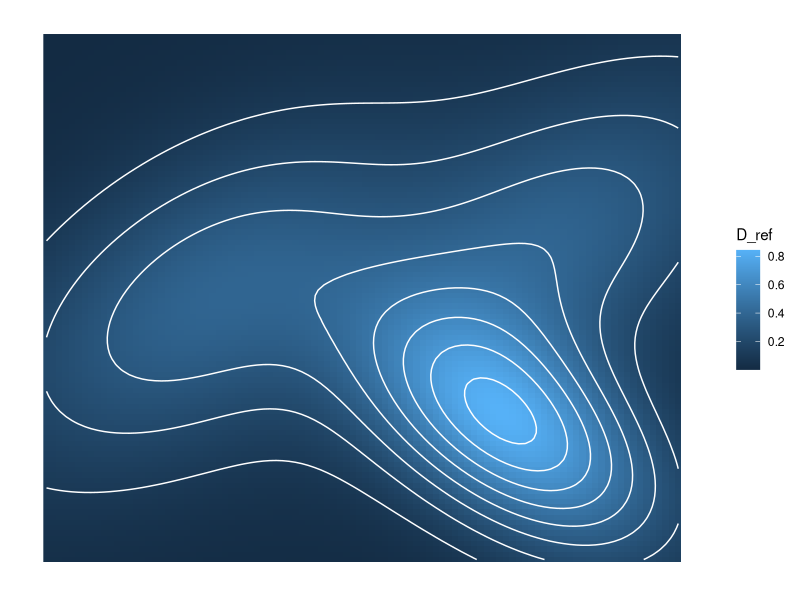
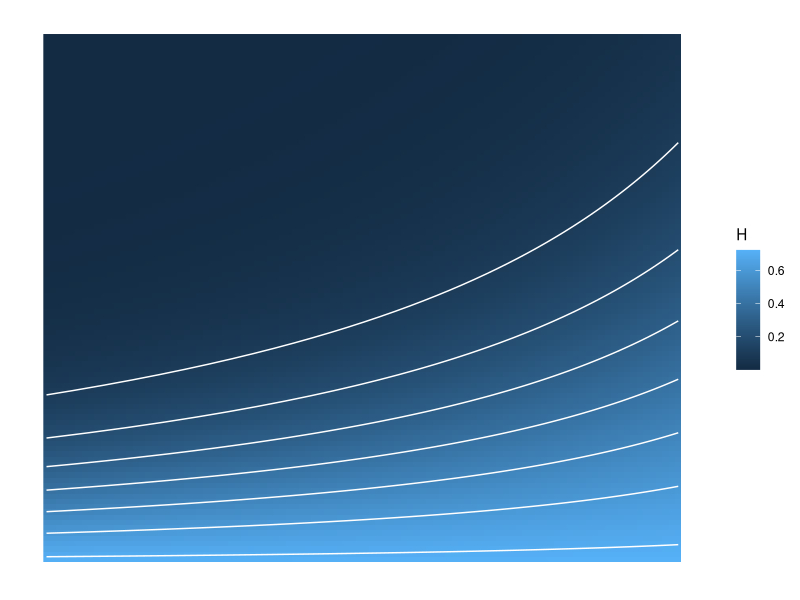
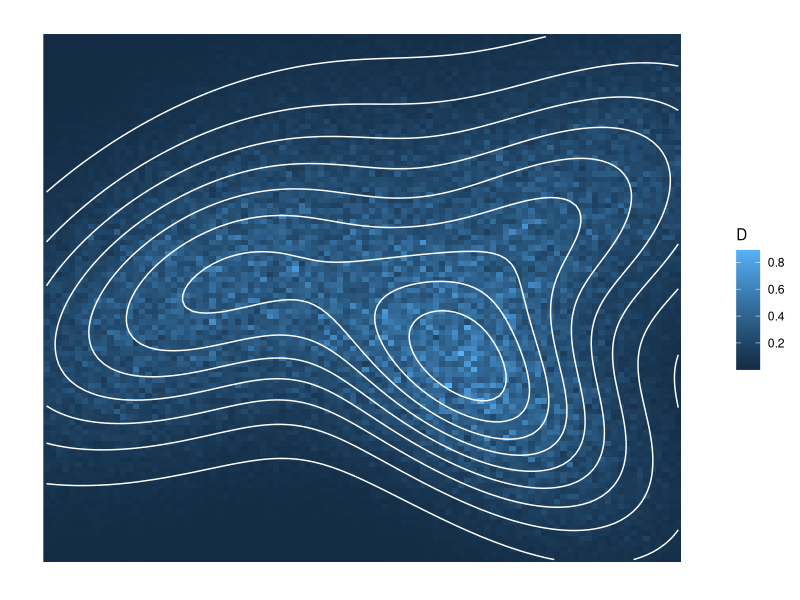
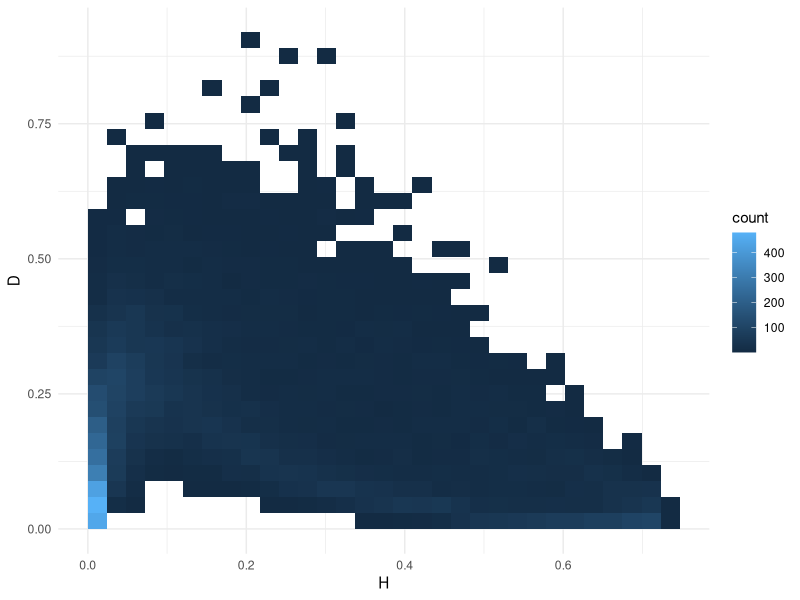
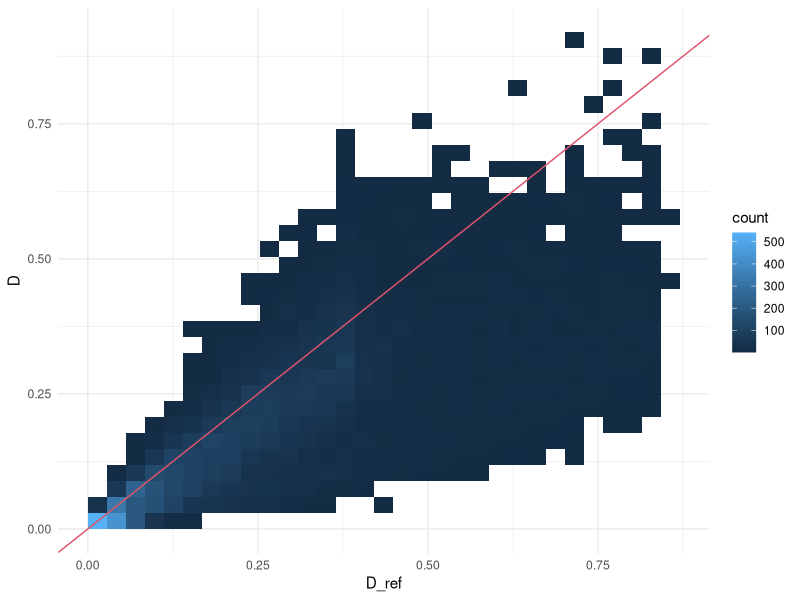
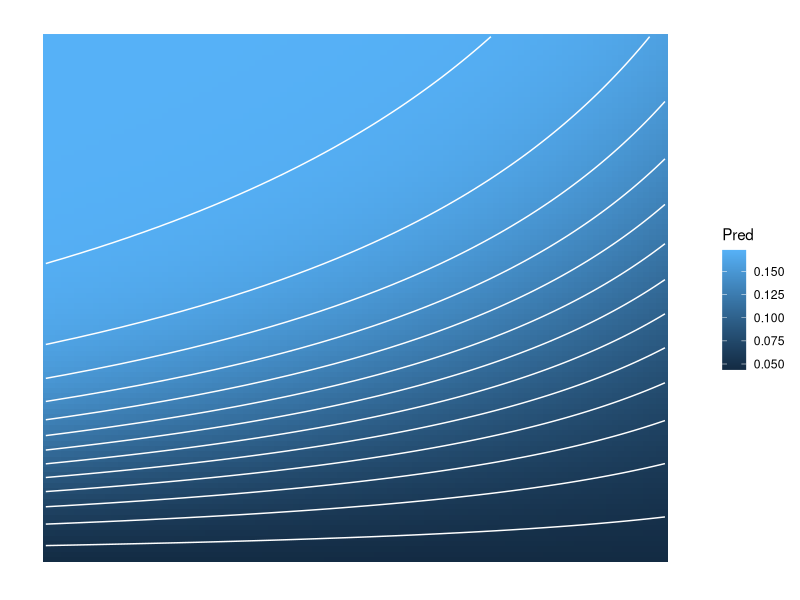
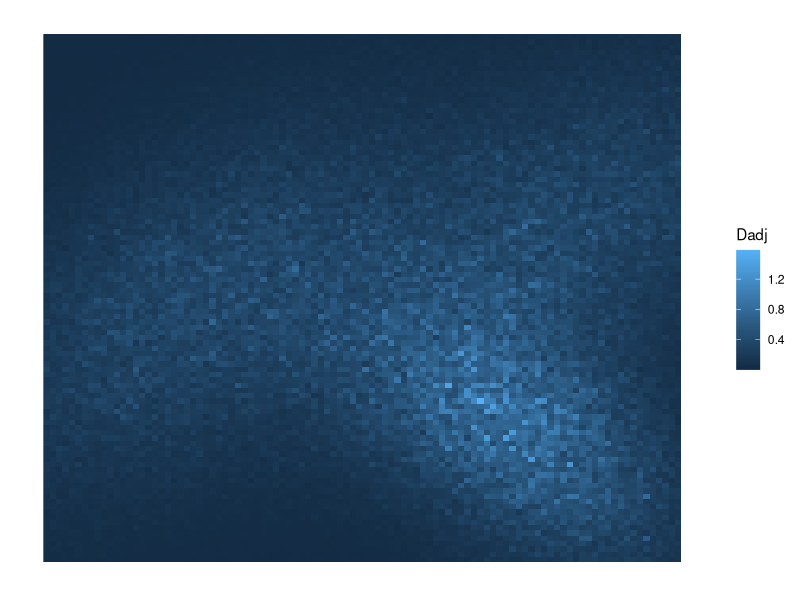
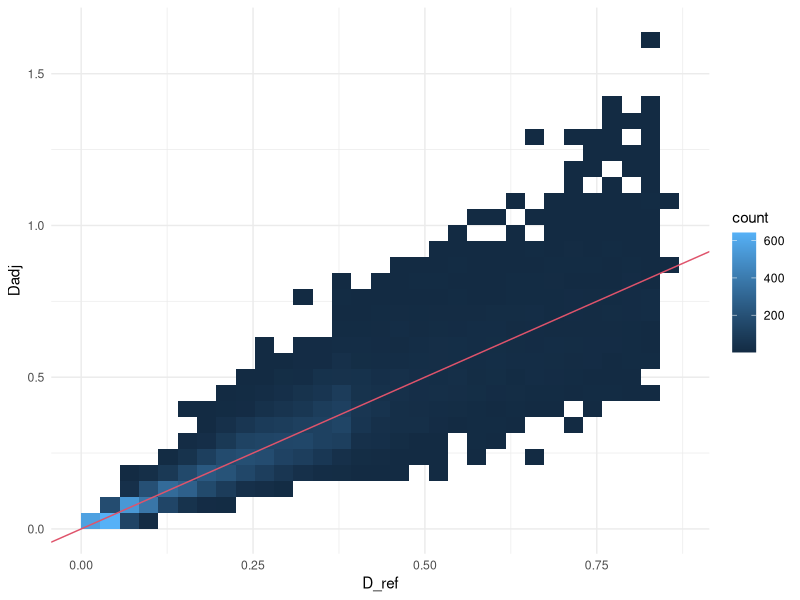

Source code (R) for these figures, in order:
#' ---
#' title: BII calculation for KBA
#' output: pdf_document
#' ---
#'
#' # Objective
#'
#' We are using species specific predicted density values and footprint
#' maps to come up with intactness index.
#' In the absence of 'reference state', we are having trouble
#' defining the index for a single species.
#' (The multi-species version should ideally be an aggregation of
#' single species intactness indices/layers).
#' In this write-up, I am trying to conceptualize a way of defining
#' the index, also making the algorithm explicit.
#'
#' # Notation
#'
#' * Density: $D_{i}$ density of a species in the $i$th pixel/watershed (non-negative number)
#' * Footprint: $H_{i}$ human footprint value in pixel/watershed $i$ (0--1 value, binary or proportion)
#'
#' # Preamble
library(ggplot2)
library(mvtnorm)
set.seed(1)
Theme <- theme_minimal() + theme(
    panel.grid=element_blank(),
    axis.title=element_blank(),
    axis.text=element_blank(),
    axis.ticks=element_blank(),
    axis.line=element_blank())
#' # Dummy data
#'
#' Let's define a grid
## function to make a plot
Extent <- 100
df <- expand.grid(x=1:Extent, y=1:Extent)
#' Reference density surface, i.e. $D$ given $H=0$
df$D_ref <- exp(sin(df$x/100) + cos(df$y/100) -
    sin(df$x/50)^2 + cos(df$y/50)^2 -
    cos(df$x*df$y/2000)) / 100
Sigma1 <- matrix(c(1, 0.5, 0.5, 1)*500, 2, 2)
Sigma2 <- matrix(c(1, -0.5, -0.5, 1)*250, 2, 2)
Sigma3 <- diag(1,2) * 100
df$D_ref <- 1000*(dmvnorm(df[,c("x", "y")], c(25, 50), Sigma1) +
    dmvnorm(df[,c("x", "y")], c(75, 25), Sigma2) +
    dmvnorm(df[,c("x", "y")], c(80, 60), Sigma1))
ggplot(df, aes(x, y, z=D_ref, fill = D_ref)) +
    geom_raster() +
    geom_contour(colour = "white") +
    Theme
#' Human footprint
df$H <- plogis(1 - 10 * df$y/Extent + 6*df$y*df$x/Extent^2)
ggplot(df, aes(x, y, z=H, fill = H)) +
    geom_raster() +
    geom_contour(colour = "white") +
    Theme
#' Now a relationship between $H$ and $D$ to create the
#' density that is $D'=D \mid H$, i.e. conditional on footprint.
#' This is the density we are modelling spatially,
#' and trying to infer about $D$ (which is $D$ given $H=0$).
#' `Effect` is the effect of footprint.
#' We add error to ut (contour shows the expected value, the
#' salt-and-pepper patterns is due to variation)
Effect <- -2
df$Expected <- df$D_ref * exp(Effect * df$H) # expected value
df$D <- df$Expected * exp(rnorm(Extent^2, 0, 0.25)) # error
ggplot(df, aes(x, y, z=Expected, fill = D)) +
    geom_raster() +
    geom_contour(colour = "white") +
    Theme
#' Let's see how the conditional density relates to footprint
ggplot(df, aes(H, D)) +
    geom_bin2d() +
    theme_minimal()
#' and how it relates to the reference density
ggplot(df, aes(D_ref, D)) +
    geom_bin2d() +
    geom_abline(slope=1, col=2) +
    theme_minimal()
#' # Model
#'
#' The model really is:
#' $D = D_{ref} e^{\beta H}$, or on the log scale:
#' $log(D) = log(D_{ref}) + \beta H + error$.
#'
#' We build a model between the predicted density (in the simulation, this
#' is the conditional density `D`) and footprint (`H`)
m <- lm(log(D) ~ H, df)
b <- coef(m)
#' We expect the intercept to be close to the mean of the log reference
#' density (this is what we are trying to estimate after all)
b[1] # intercept
mean(log(df$D_ref)) # mean log reference density
#' The slope should be close to `Effect` ($\beta$) defined above
Effect
b[2]
#' # Intactness
#'
#' Now we want to approximate `D_ref` based on the coefficients, `D`, and `H`.
#' First, let's predict the expected value based on the log-linear model
df$Pred <- exp(b[1] + b[2] * df$H)
ggplot(df, aes(x, y, z=Pred, fill = Pred)) +
    geom_raster() +
    geom_contour(colour = "white") +
    Theme
#' this surface as we see is just a weighted version of `H` because
#' we ignored all other spatial variation.
#' To bring that in, we use the conditional density that we
#' call adjusted density ($D_{adj} = D / e^{\beta H}$)
df$Dadj <- df$D / exp(b[2] * df$H)
ggplot(df, aes(x, y, z=Dadj, fill = Dadj)) +
    geom_raster() +
    Theme
#' this looks very similar to $D_{ref}$
ggplot(df, aes(D_ref, Dadj)) +
    geom_bin2d() +
    geom_abline(slope=1, col=2) +
    theme_minimal()
#'
#' # Intactness
#'
#' There are 2 ways of expressing intactness:
#'
#' 1. spatial representation: the ratio of conditional vs. reference (adjusted density is our estimator for reference density)
#' 2. overall index: this takes the ratio of the sums of the 2 layers
#'
#' Here is the spatial version first: calculate min/max
#' (this forces the index to be < 1 even when $D > D_{ref}$, i.e.
#' the species responds positively to footprint)
df$BI <- pmin(df$D, df$Dadj) / pmax(df$D, df$Dadj)
ggplot(df, aes(x, y, z=BI, fill = BI)) +
    geom_raster() +
    geom_contour(colour = "white") +
    Theme
#' Hmm. This seems a bit curcular. Hope it will work better when $D$ is unknown...
#'
#' Anyways, the regional or overall index is calculated by taking the ratio
#' of the sums (or means):
Nc <- mean(df$D)
Nc
Nr <- mean(df$Dadj)
Nr
min(Nc, Nr) / max(Nc, Nr)
#' This can be calculated as a scaled footprint
mean(exp(b[2] * df$H))
#' A way around the fact that the spatial (pixel level) representation
#' will be a scaled version of the footprint could be to
#' calculate the scaled footprint , $mean(e^{\beta H})$, in a watershed,
#' and display that on a map. This should take into account of how
#' effectively footprint is influencing density, which is how
#' we define the opposite of intact.


